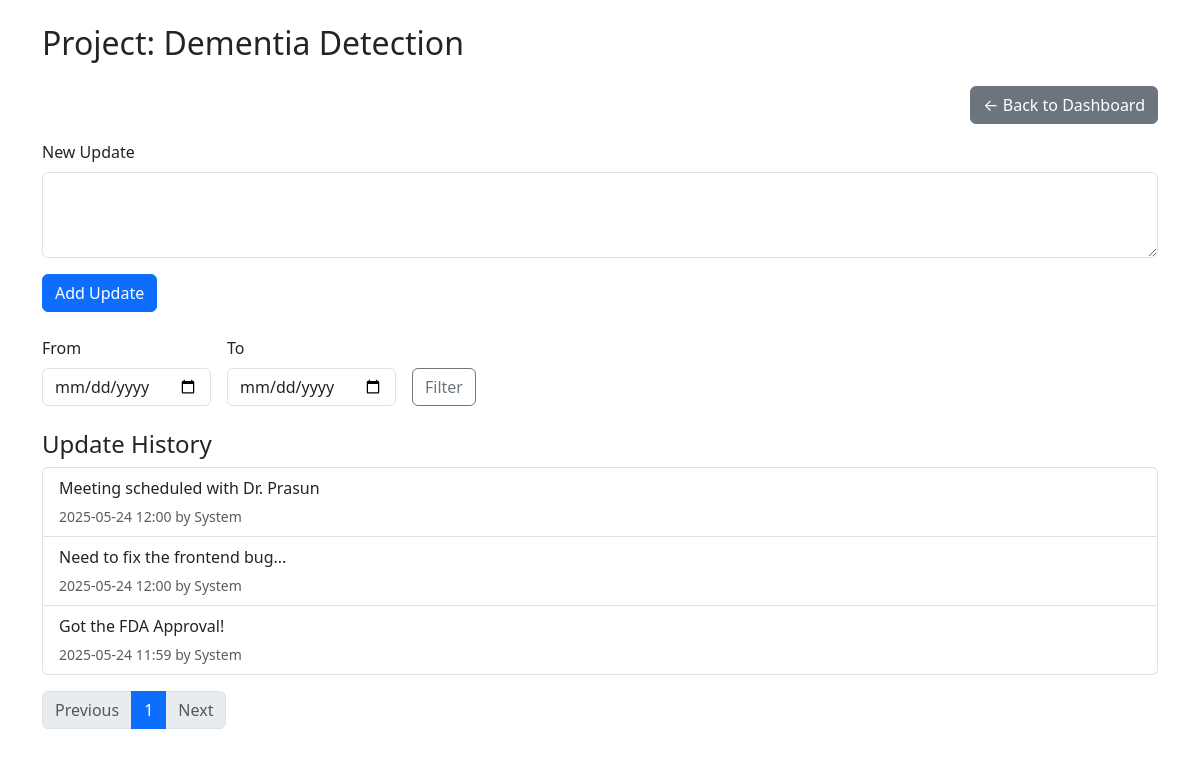
Screenshot of /project/2/updates (signed in) with the database file from the repository.
### models.py (models this page shows)
class Project(db.Model):
    id = db.Column(db.Integer, primary_key=True)
    name = db.Column(db.String(150), nullable=False)
    client = db.Column(db.String(100))
    status = db.Column(db.String(50), default='Not Started')
    deadline = db.Column(db.Date)
    description = db.Column(db.Text)
    poc_name = db.Column(db.String(100))
    poc_email = db.Column(db.String(100))
    poc_number = db.Column(db.String(100))
    poc_role = db.Column(db.String(100))
    github_link = db.Column(db.String(255))
    created_at = db.Column(db.DateTime, default=datetime.utcnow)
    user_id = db.Column(db.Integer, db.ForeignKey('user.id'), nullable=False)

class ProjectUpdate(db.Model):
    id = db.Column(db.Integer, primary_key=True)
    project_id = db.Column(db.Integer, db.ForeignKey('project.id'), nullable=False)
    update_text = db.Column(db.Text, nullable=False)
    created_at = db.Column(db.DateTime, default=datetime.utcnow)
    author = db.Column(db.String(100))  # Optional: who made the update
    project = db.relationship('Project', backref=db.backref('updates', lazy=True))

### app.py (the view, shortened to what this page needs)
@app.route('/project/<int:project_id>/updates', methods=['GET', 'POST'])
@login_required
def project_updates(project_id):
    project = Project.query.get_or_404(project_id)
    start_date_str = request.args.get('start_date')
    end_date_str = request.args.get('end_date')
    updates_query = ProjectUpdate.query.filter_by(project_id=project.id)
    if start_date_str:
        start_date = datetime.strptime(start_date_str, '%Y-%m-%d')
        updates_query = updates_query.filter(ProjectUpdate.created_at >= start_date)
    if end_date_str:
        end_date = datetime.strptime(end_date_str, '%Y-%m-%d')
        updates_query = updates_query.filter(ProjectUpdate.created_at <= end_date)
    page = request.args.get('page', 1, type=int)
    per_page = 5
    paginated_updates = updates_query.order_by(ProjectUpdate.created_at.desc()).paginate(page=page, per_page=per_page)
    return render_template('project_updates.html', project=project, updates=paginated_updates, start_date=start_date_str, end_date=end_date_str)

### app.py (called while the page is built)
@login_manager.user_loader
def load_user(user_id):
	return User.query.get(int(user_id))

### templates/project_updates.html (shortened to what this page needs)
{% extends "layout.html" %}
{% block content %}
<h2 class="mb-4">Project: {{ project.name }}</h2>
<div class="d-flex justify-content-end mb-3">
  <a href="{{ url_for('dashboard') }}" class="btn btn-secondary">← Back to Dashboard</a>
</div>
<form method="POST" class="mb-4">
  <div class="mb-3">
    <label for="update_text" class="form-label">New Update</label>
    <textarea class="form-control" id="update_text" name="update_text" rows="3" required></textarea>
  </div>
  <button type="submit" class="btn btn-primary">Add Update</button>
</form>
<form method="get" class="mb-4 d-flex gap-3 align-items-end">
  <div>
    <label for="start_date" class="form-label">From</label>
    <input type="date" class="form-control" id="start_date" name="start_date" value="{{ start_date }}">
  </div>
  <div>
    <label for="end_date" class="form-label">To</label>
    <input type="date" class="form-control" id="end_date" name="end_date" value="{{ end_date }}">
  </div>
  <button type="submit" class="btn btn-outline-secondary">Filter</button>
</form>
<h4>Update History</h4>
<ul class="list-group mb-3">
  {% for update in updates.items %}
    <li class="list-group-item">
      <p class="mb-1">{{ update.update_text }}</p>
      <small class="text-muted">
        {{ update.created_at.strftime('%Y-%m-%d %H:%M') }}
        {% if update.author %} by {{ update.author }}{% endif %}
      </small>
    </li>
  {% else %}
    <li class="list-group-item text-muted">No updates found for the selected range.</li>
  {% endfor %}
</ul>
<nav>
  <ul class="pagination">
    {% if updates.has_prev %}
      <li class="page-item">
        <a class="page-link" href="{{ url_for('project_updates', project_id=project.id, page=updates.prev_num, start_date=start_date, end_date=end_date) }}">Previous</a>
      </li>
    {% else %}
      <li class="page-item disabled"><span class="page-link">Previous</span></li>
    {% endif %}
    {% for num in range(1, updates.pages + 1) %}
      <li class="page-item {% if num == updates.page %}active{% endif %}">
        <a class="page-link" href="{{ url_for('project_updates', project_id=project.id, page=num, start_date=start_date, end_date=end_date) }}">{{ num }}</a>
      </li>
    {% endfor %}
    {% if updates.has_next %}
      <li class="page-item">
        <a class="page-link" href="{{ url_for('project_updates', project_id=project.id, page=updates.next_num, start_date=start_date, end_date=end_date) }}">Next</a>
      </li>
    {% else %}
      <li class="page-item disabled"><span class="page-link">Next</span></li>
    {% endif %}
  </ul>
</nav>
{% endblock %}

### rows the page displays
Project: name "Dementia Detection"
ProjectUpdate: update_text "Meeting scheduled with Dr. Prasun", created_at "2025-05-24 12:00", author "System"
ProjectUpdate: update_text "Need to fix the frontend bug...", created_at "2025-05-24 12:00", author "System"
ProjectUpdate: update_text "Got the FDA Approval!", created_at "2025-05-24 11:59", author "System"

### other values shown
{{ num }} "1"
